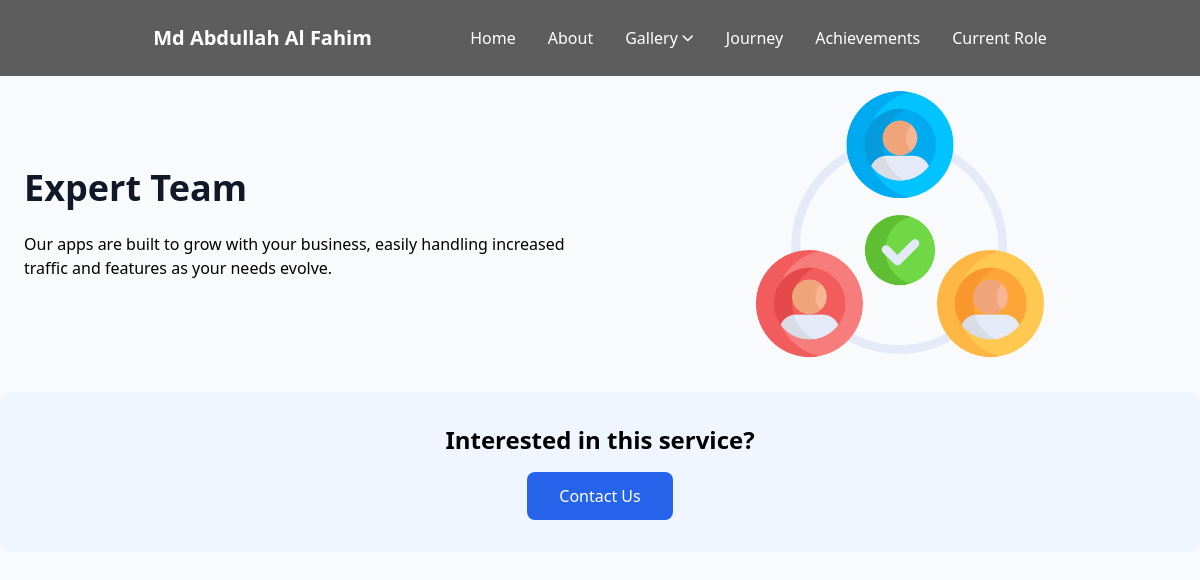
The page /service/4 on the database its author committed.
### userprofile/models.py (models this page shows, shortened)
class Profile(models.Model):
    full_name = models.CharField(max_length=200)
    designation = models.CharField(max_length=200)
    profile_image = models.ImageField(upload_to='profile/')
    short_bio = models.TextField()
    about = RichTextField()
    about_image = models.ImageField(
        upload_to='profile/about/',
        blank=True,
        null=True,
        help_text="Image specifically for the About section"
    )
    email = models.EmailField()
    phone = models.CharField(max_length=20)
    address = models.TextField()
    cv_file = models.FileField(upload_to='cvs/', blank=True)
    facebook = models.URLField(blank=True)
    linkedin = models.URLField(blank=True)
    twitter = models.URLField(blank=True)
    instagram = models.URLField(blank=True)
    medium = models.URLField(blank=True)
    hero_title = models.CharField(max_length=200, default="Innovating Education")
    hero_description = RichTextField(default="About my work...")
    show_hero_mobile = models.BooleanField(default=True)
    hero_button_text = models.CharField(max_length=50, default="Contact Me")

class Service(models.Model):
    profile = models.ForeignKey(Profile, on_delete=models.CASCADE)
    title = models.CharField(max_length=200)
    description = RichTextField()
    icon = models.ImageField(upload_to='services/')

### userprofile/views.py (the view)
# urls.py: path('service/<int:pk>',service,name='service'),
def service(request,pk):
    profile = Profile.objects.first()
    service = Service.objects.get(pk=pk)
    context = {
        'profile': profile,
        'service': service,
    }
    return render(request, 'profile/service.html', context)

### userprofile/templates/profile/service.html (shortened to what this page needs)
{% extends "profile/base.html" %}
{% block content %}
<section class="min-h-screen">
    <div class="mt-20 flex items-center justify-center px-6">
        <div class="grid grid-cols-1 md:grid-cols-2 gap-12 items-center max-w-6xl w-full">
            <div>
                <h1 class="text-4xl font-bold text-gray-900 mb-4">{{ service.title }}</h1>
                <p class="text-lg text-gray-700 mb-6">
                    {{ service.description | safe }}
                </p>
            </div>
            <div class="flex justify-center">
                <img src="{{ service.icon.url }}" alt="{{ service.title }} icon" class="w-72 h-72">
            </div>
        </div>
    </div>
    <div class="my-6 bg-blue-50 rounded-xl p-8 text-center">
        <h3 class="text-2xl font-bold mb-4">Interested in this service?</h3>
        <a href="{% url 'home' %}#contact"
            class="inline-block px-8 py-3 bg-blue-600 text-white rounded-lg hover:bg-blue-700 transition">
            Contact Us
        </a>
    </div>
</section>
{% endblock content %}

### userprofile/templates/profile/include/navbar.html (shortened to what this page needs)
<header class="bg-[#000000A0] fixed w-screen top-0 z-50">
    <div class="container mx-auto">
        <nav>
            <div class="flex justify-around items-center px-4 py-6">
                <div>
                    <a href="#" class="text-white font-semibold text-xl group relative">
                        <span>{{ profile.full_name }}</span>
                    </a>
                </div>
                <div class="hidden md:flex items-center space-x-8">
                    <div class="group relative">
                        <a href="{% url 'home' %}" class="text-white hover:text-gray-300">
                            <span>Home</span>
                        </a>
                    </div>
                    <div class="group relative">
                        <a href="{% url 'home' %}#about" class="text-white hover:text-gray-300">
                            <span>About</span>
                        </a>
                    </div>
                    <div class="group relative">
                        <button class="text-white hover:text-gray-300 flex items-center">
                            <span>Gallery</span>
                            <i
                                class="fas fa-chevron-down ml-1 text-xs transition-transform duration-200 group-hover:rotate-180"></i>
                        </button>
                    </div>
                    <div class="group relative">
                        <a href="{% url 'home' %}#journey" class="text-white hover:text-gray-300">
                            <span>Journey</span>
                        </a>
                    </div>
                    <div class="group relative">
                        <a href="#achievements" class="text-white hover:text-gray-300">
                            <span>Achievements</span>
                        </a>
                    </div>
                    <div class="group relative">
                        <a href="{% url 'home' %}#current_role" class="text-white hover:text-gray-300">
                            <span>Current Role</span>
                        </a>
                    </div>
                </div>
            </div>
        </nav>
    </div>
</header>

### rows shown on the page
Profile: full_name "Md Abdullah Al Fahim"
Service: title "Expert Team", description "Our apps are built to grow with your business, easily handling increased traffic and features as your needs evolve.", icon (picture)
